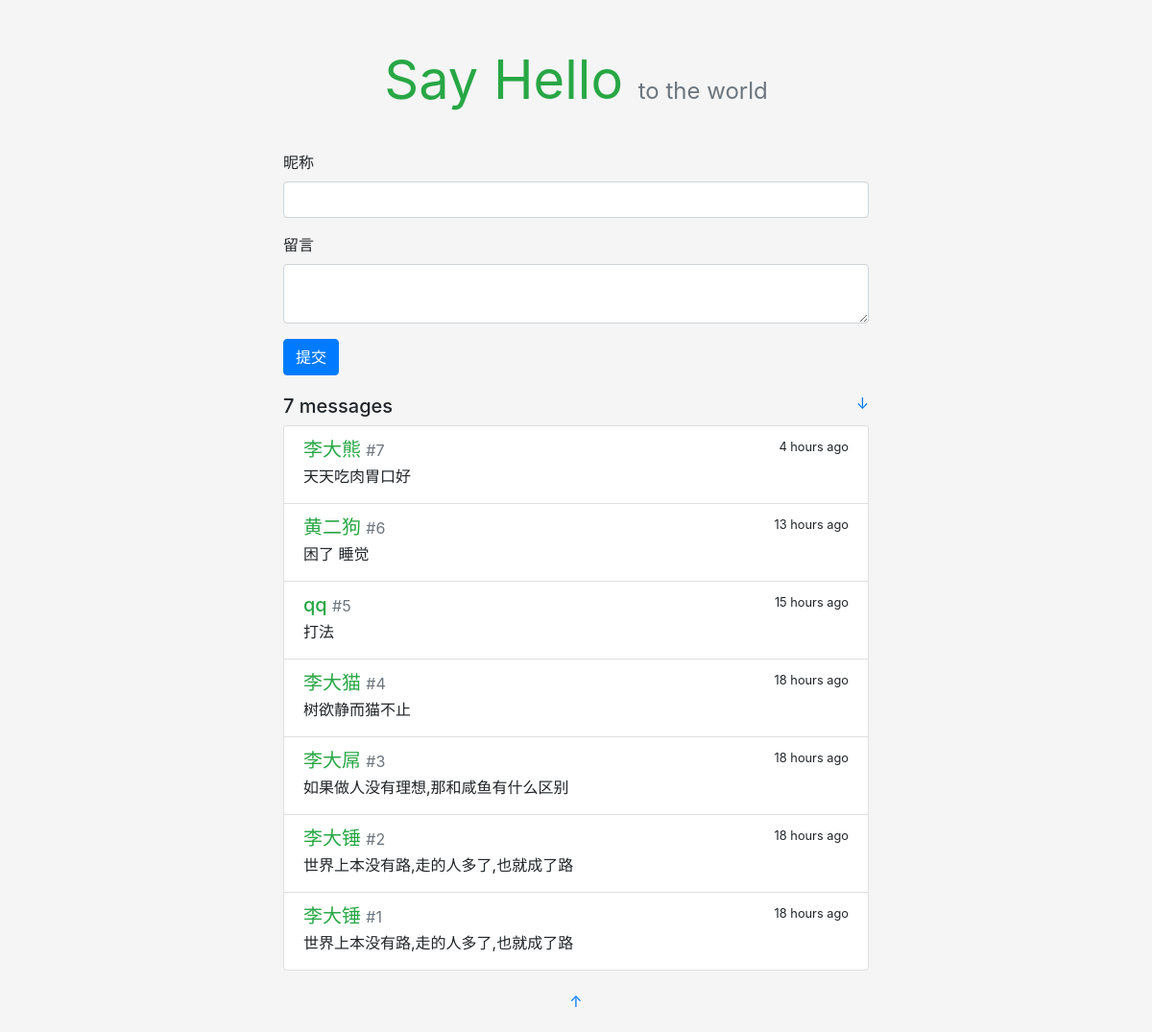
The page / on the database its author committed.
### app.py (models this page shows)
class Message(db.Model):
    id = db.Column(db.Integer,primary_key=True)
    name = db.Column(db.String(20))
    body = db.Column(db.String(200))
    timestamp = db.Column(db.DateTime,default=datetime.utcnow,index=True)

### app.py (the view)
@app.route('/',methods=['POST','GET'])
def index():
    form = Messageform()
    if request.method == 'POST':
        user_name = request.form['user_name']
        content = request.form['content']
        message = Message(name=user_name,body=content)
        try:
            db.session.add(message)
            db.session.commit()
            return redirect('/')
        except:
            flash('新的留言已提交')
    else:
        messages = Message.query.order_by(Message.timestamp.desc()).all()
        return render_template('index.html',messages=messages,form=form)

### forms.py
class Messageform(FlaskForm):
    user_name = StringField(u'昵称',validators=[DataRequired()])
    content = TextAreaField(u'留言',validators=[DataRequired()])
    submit = SubmitField(u'提交')

### templates/index.html
{% extends 'base.html' %}
{% from 'bootstrap/form.html' import render_form %}
{% block content %}
    <div class="hello-form">
        {{ render_form(form, action=request.full_path) }}
    </div>
    <div>
    <h5>{{ messages|length }} messages
        <small class="float-right">
            <a href="#bottom" title="Go Bottom">&darr;</a>
        </small>
    </h5>
    <div class="list-group">
        {% for message in messages %}
            <a class="list-group-item list-group-item-action flex-column">
                <div class="d-flex w-100 justify-content-between">
                    <h5 class="mb-1 text-success">{{ message.name }}
                        <small class="text-muted"> #{{ loop.revindex }}</small>
                    </h5>
                    <small data-toggle="tooltip" data-placement="top"
                           data-timestamp="{{ message.timestamp.strftime('%Y-%m-%dT%H:%M:%SZ') }}"
                           data-delay="500">
                           {{ moment(message.timestamp).fromNow(refresh=True) }}
                    </small>
                </div>
                <p class="mb-1">{{ message.body }}</p>
            </a>
        {% endfor %}
    </div>
{% endblock %}

### templates/base.html (shortened to what this page needs)
<!DOCTYPE html>
<html lang="en">
    <head>
        <link rel="stylesheet" href="{{ url_for('static', filename='css/bootstrap.min.css') }}" type="text/css">
        <link rel="stylesheet" href="{{ url_for('static', filename='css/style.css') }}" type="text/css">
    </head>
<body>
    <main class="container">
        <header>
            <h1 class="text-center display-4">
                <a href="{{ url_for('index') }}" class="text-success"><strong>Say Hello</strong></a>
                <small class="text-muted sub-title">to the world</small>
            </h1>
        </header>
        {% block content %} {% endblock %}
        <footer class="text-center">
            {% block footer %}
                <p><a id="bottom" href="#" title="Go Top">&uarr;</a></p>
            {% endblock %}
        </footer>
    </main>
</body>
</html>

### static/css/style.css (style rules this page uses)
body { background-color: rgb(245, 245, 245) !important; }
p { overflow-wrap: break-word; word-wrap: break-word; }
.container { max-width: 640px !important; }
.hello-form { margin-bottom: 20px; }
header { margin: 50px 0 40px 0; }
header h1 { font-size: 60px; font-weight: bold; }
.sub-title { font-size: 24px; }
header a { text-decoration: none !important; }
footer { margin: 20px; }

### rows shown on the page
Message: name "李大熊", timestamp "4 hours ago", body "天天吃肉胃口好"
Message: name "黄二狗", timestamp "13 hours ago", body "困了 睡觉"
Message: name "qq", timestamp "15 hours ago", body "打法"
Message: name "李大猫", timestamp "18 hours ago", body "树欲静而猫不止"
Message: name "李大屌", timestamp "18 hours ago", body "如果做人没有理想,那和咸鱼有什么区别"
Message: name "李大锤", timestamp "18 hours ago", body "世界上本没有路,走的人多了,也就成了路"
Message: name "李大锤", timestamp "18 hours ago", body "世界上本没有路,走的人多了,也就成了路"

### other values the page prints
{{ messages|length }} "7"
